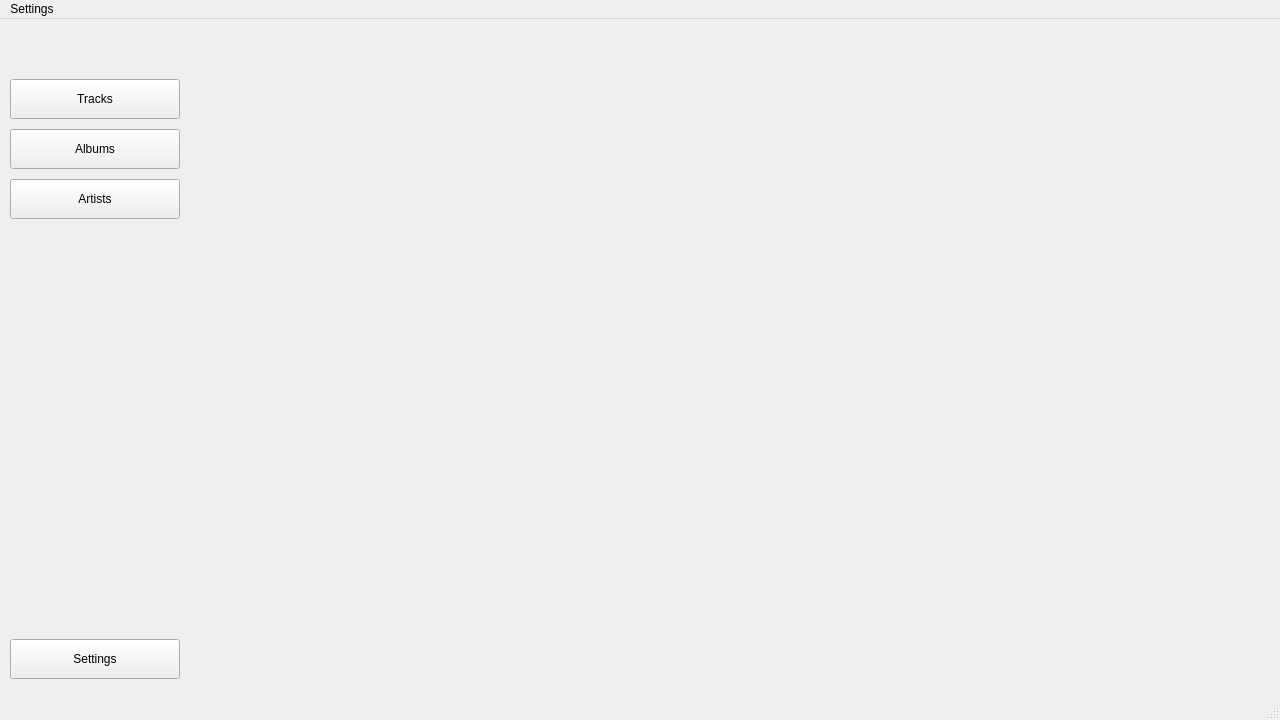
<?xml version="1.0" encoding="UTF-8"?>
<ui version="4.0">
 <class>MainWindow</class>
 <widget class="QMainWindow" name="MainWindow">
  <property name="geometry">
   <rect>
    <x>0</x>
    <y>0</y>
    <width>1280</width>
    <height>720</height>
   </rect>
  </property>
  <property name="minimumSize">
   <size>
    <width>1280</width>
    <height>720</height>
   </size>
  </property>
  <property name="windowTitle">
   <string>MainWindow</string>
  </property>
  <property name="tabShape">
   <enum>QTabWidget::TabShape::Rounded</enum>
  </property>
  <widget class="QWidget" name="centralwidget">
   <widget class="QWidget" name="widget" native="true">
    <property name="geometry">
     <rect>
      <x>0</x>
      <y>0</y>
      <width>200</width>
      <height>700</height>
     </rect>
    </property>
    <widget class="QPushButton" name="albums_page_button">
     <property name="geometry">
      <rect>
       <x>10</x>
       <y>110</y>
       <width>170</width>
       <height>40</height>
      </rect>
     </property>
     <property name="text">
      <string>Albums</string>
     </property>
    </widget>
    <widget class="QPushButton" name="tracks_page_button">
     <property name="geometry">
      <rect>
       <x>10</x>
       <y>60</y>
       <width>170</width>
       <height>40</height>
      </rect>
     </property>
     <property name="text">
      <string>Tracks</string>
     </property>
    </widget>
    <widget class="QPushButton" name="artists_page_button">
     <property name="geometry">
      <rect>
       <x>10</x>
       <y>160</y>
       <width>170</width>
       <height>40</height>
      </rect>
     </property>
     <property name="text">
      <string>Artists</string>
     </property>
    </widget>
    <widget class="QPushButton" name="settings_button">
     <property name="geometry">
      <rect>
       <x>10</x>
       <y>620</y>
       <width>170</width>
       <height>40</height>
      </rect>
     </property>
     <property name="text">
      <string>Settings</string>
     </property>
    </widget>
   </widget>
   <widget class="QStackedWidget" name="stacked_widget">
    <property name="geometry">
     <rect>
      <x>200</x>
      <y>0</y>
      <width>1080</width>
      <height>670</height>
     </rect>
    </property>
    <widget class="QWidget" name="page"/>
    <widget class="QWidget" name="page_2"/>
   </widget>
  </widget>
  <widget class="QMenuBar" name="menubar">
   <property name="geometry">
    <rect>
     <x>0</x>
     <y>0</y>
     <width>1280</width>
     <height>24</height>
    </rect>
   </property>
   <widget class="QMenu" name="menuSettings">
    <property name="title">
     <string>Settings</string>
    </property>
   </widget>
   <addaction name="menuSettings"/>
  </widget>
  <widget class="QStatusBar" name="statusbar"/>
 </widget>
 <resources/>
 <connections/>
</ui>
